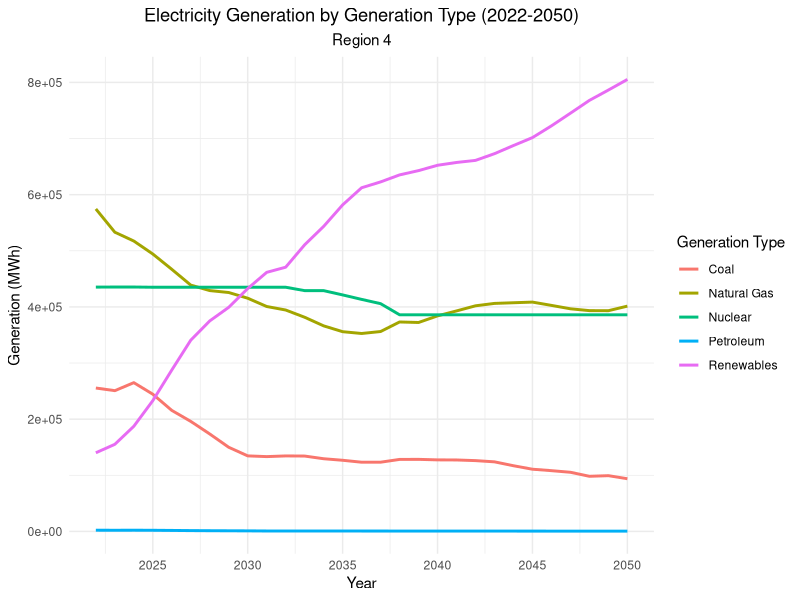
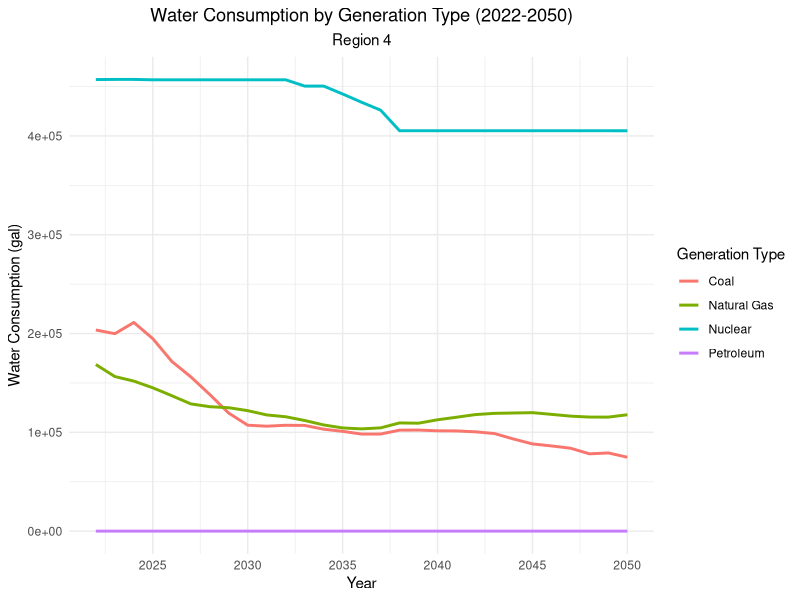
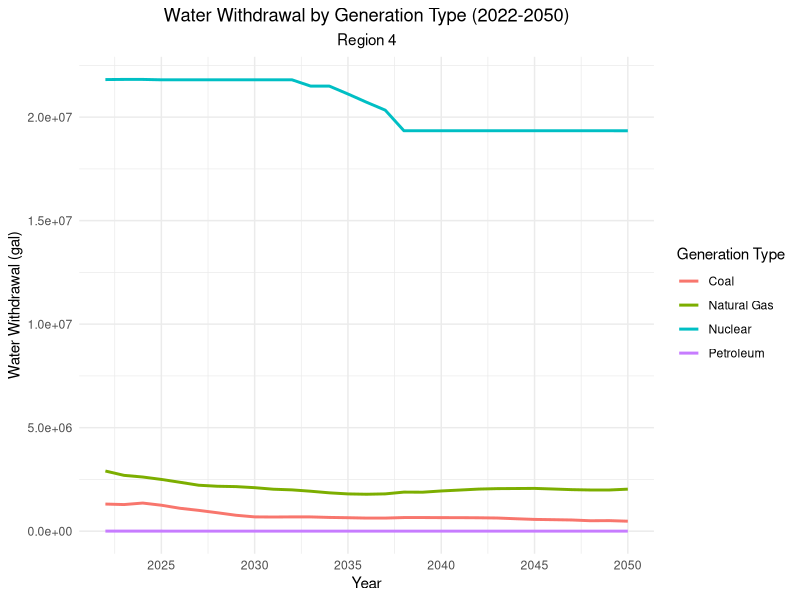
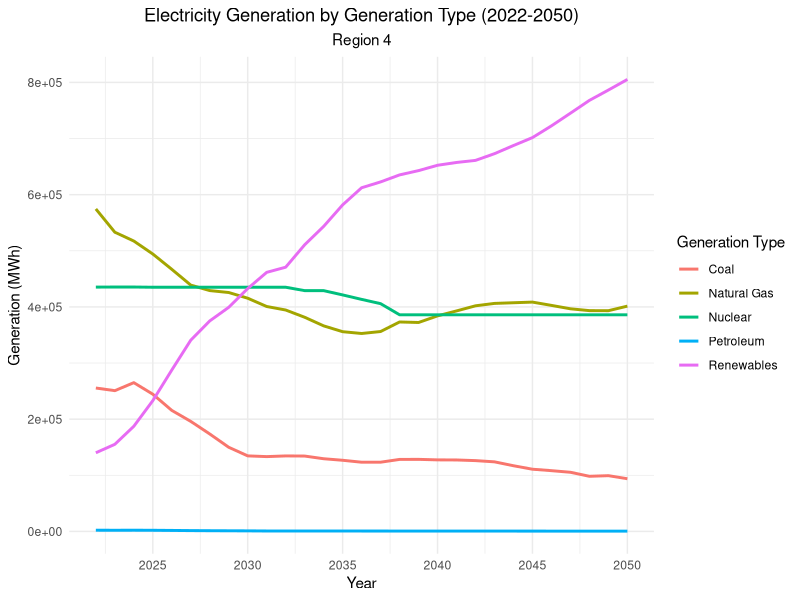
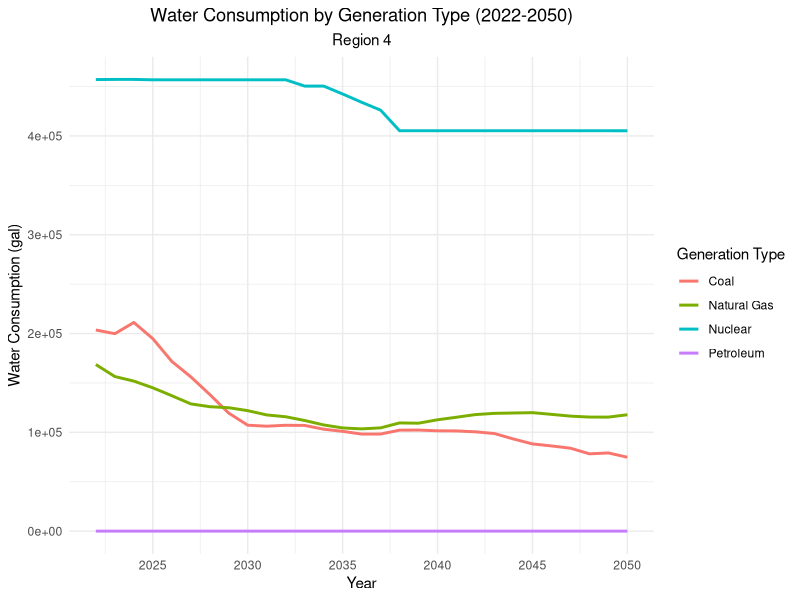
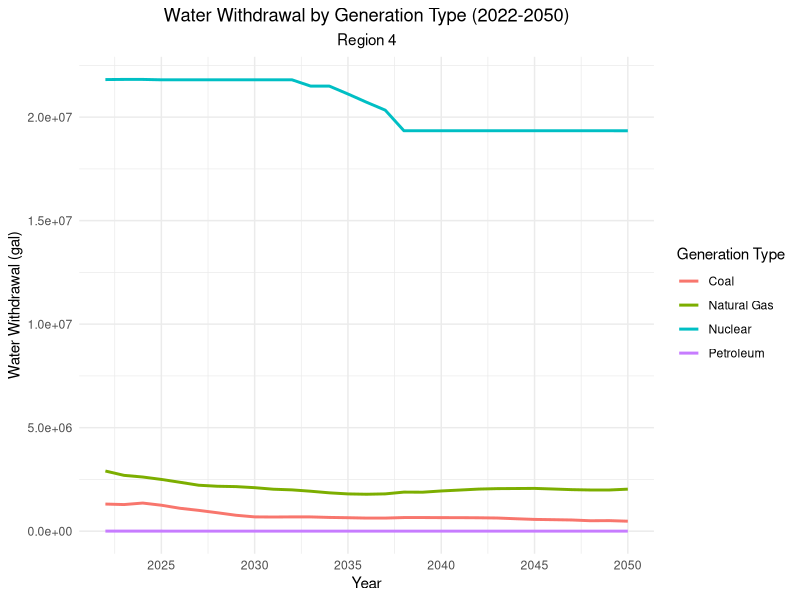

These figures' R source, in order:
# Load required libraries
library(readxl)
library(tidyr)
library(dplyr)
library(ggplot2)

# Copy the file path to the folder where your data is
setwd("/Users/nrg/Desktop/University/Spring 2025/CE 4470 - Water for Energy/Term Project/Data")

### FIGURE 1: Electricity Generation by Generation Type (2022-2050)

# Read the processed electricity generation data
# Change the file name if needed; ie, Region1, National, etc.
prod <- read_excel("Processed_Ref_AEOEnergyProduction_Region4.xlsx")

# Reshape from wide to long format
prod_long <- prod %>% 
  pivot_longer(cols = -Generation_Type, names_to = "Year", values_to = "Generation_MWh") %>%
  mutate(Year = as.numeric(Year))

# Create the plot for generation (units in MWh)
p1 <- ggplot(prod_long, aes(x = Year, y = Generation_MWh, color = Generation_Type)) +
  geom_line(size = 1) +
  scale_x_continuous(
    limits = c(min(prod_long$Year), 2050),
    breaks = seq(2025, 2050, by = 5)
  ) +
  labs(
    title = "Electricity Generation by Generation Type (2022-2050)",
    subtitle = "Region 4",      # Adjust region as needed
    x = "Year",
    y = "Generation (MWh)",
    color = "Generation Type"
  ) +
  theme_minimal() +
  theme(
    plot.title = element_text(hjust = 0.5),      
    plot.subtitle = element_text(hjust = 0.5)
  )

print(p1)

### FIGURE 2: Water Consumption by Generation Type (2022-2050)

# Read Fleet Share and Water Consumption Factor data
# Change the file name if needed; ie, Region1, National, etc.
fleet <- read_excel("Fleet_Share_Region4.xlsx")
water_cons <- read_excel("Water_Consumption_Factors.xlsx")

# Reshape fleet data: assumes first column is "Generation_Type" and remaining columns are cooling technology shares
fleet_long <- fleet %>%
  pivot_longer(cols = -Generation_Type, names_to = "Cooling_Type", values_to = "Fleet_Share")
# Uncomment the next line if your fleet shares are in percentages (e.g., 25 for 25%)
fleet_long <- fleet_long %>% mutate(Fleet_Share = Fleet_Share / 100)

# Reshape water consumption factors data
water_cons_long <- water_cons %>%
  pivot_longer(cols = -Generation_Type, names_to = "Cooling_Type", values_to = "Water_Consumption_Factor")

# Merge fleet share with water consumption factors
fleet_water_cons <- inner_join(fleet_long, water_cons_long, by = c("Generation_Type", "Cooling_Type"))

# Join with production data by Generation_Type
prod_fleet <- inner_join(prod_long, fleet_water_cons, by = "Generation_Type")

# Adjust fleet shares for years >= 2040 (phase out once-through cooling)
prod_fleet <- prod_fleet %>% 
  group_by(Generation_Type, Year) %>%
  mutate(
    OnceShare = if (any(Cooling_Type == "Once-through")) {
      Fleet_Share[Cooling_Type == "Once-through"][1]
    } else { 0 },
    Adjusted_Fleet_Share = case_when(
      Year >= 2040 & Cooling_Type == "Once-through" ~ 0,
      Year >= 2040 & Cooling_Type == "Wet Tower"    ~ Fleet_Share + OnceShare,
      TRUE ~ Fleet_Share
    )
  ) %>%
  ungroup()

# Calculate water consumption (in gal)
prod_fleet <- prod_fleet %>%
  mutate(Water_Consumption = Generation_MWh * Adjusted_Fleet_Share * Water_Consumption_Factor)

# Sum over cooling types for each Generation_Type and Year
water_consumption_total <- prod_fleet %>%
  group_by(Generation_Type, Year) %>%
  summarise(Total_Water_Consumption = sum(Water_Consumption, na.rm = TRUE)) %>%
  ungroup()

# Omit renewables from the consumption figure
water_consumption_total_no_renew <- water_consumption_total %>%
  filter(Generation_Type != "Renewables")

# Create the water consumption plot (units in gal)
p2 <- ggplot(water_consumption_total_no_renew, 
             aes(x = Year, y = Total_Water_Consumption, color = Generation_Type)) +
  geom_line(size = 1) +
  scale_x_continuous(
    limits = c(min(water_consumption_total_no_renew$Year), 2050),
    breaks = seq(2025, 2050, by = 5)
  ) +
  labs(
    title = "Water Consumption by Generation Type (2022-2050)",
    subtitle = "Region 4",      # Adjust region as needed
    x = "Year",
    y = "Water Consumption (gal)",
    color = "Generation Type"
  ) +
  theme_minimal() +
  theme(
    plot.title = element_text(hjust = 0.5),
    plot.subtitle = element_text(hjust = 0.5)
  )

print(p2)

### FIGURE 3: Water Withdrawal by Generation Type (2022-2050)

# Read Water Withdrawal Factors
water_withdraw <- read_excel("Water_Withdrawal_Factors.xlsx")

# Reshape water withdrawal factors data
water_withdraw_long <- water_withdraw %>%
  pivot_longer(cols = -Generation_Type, names_to = "Cooling_Type", values_to = "Water_Withdrawal_Factor")

# Merge fleet share with water withdrawal factors
fleet_water_withdraw <- inner_join(fleet_long, water_withdraw_long, by = c("Generation_Type", "Cooling_Type"))

# Join with production data by Generation_Type
prod_fleet_withdraw <- inner_join(prod_long, fleet_water_withdraw, by = "Generation_Type")

# Adjust fleet shares for years >= 2040
prod_fleet_withdraw <- prod_fleet_withdraw %>% 
  group_by(Generation_Type, Year) %>%
  mutate(
    OnceShare = if (any(Cooling_Type == "Once-through")) {
      Fleet_Share[Cooling_Type == "Once-through"][1]
    } else { 0 },
    Adjusted_Fleet_Share = case_when(
      Year >= 2040 & Cooling_Type == "Once-through" ~ 0,
      Year >= 2040 & Cooling_Type == "Wet Tower"    ~ Fleet_Share + OnceShare,
      TRUE ~ Fleet_Share
    )
  ) %>%
  ungroup()

# Calculate water withdrawal (in gal)
prod_fleet_withdraw <- prod_fleet_withdraw %>%
  mutate(Water_Withdrawal = Generation_MWh * Adjusted_Fleet_Share * Water_Withdrawal_Factor)

# Sum over cooling types for each Generation_Type and Year
water_withdrawal_total <- prod_fleet_withdraw %>%
  group_by(Generation_Type, Year) %>%
  summarise(Total_Water_Withdrawal = sum(Water_Withdrawal, na.rm = TRUE)) %>%
  ungroup()

# Omit renewables from the withdrawal figure
water_withdrawal_total_no_renew <- water_withdrawal_total %>%
  filter(Generation_Type != "Renewables")

# Create the water withdrawal plot (units in gal)
p3 <- ggplot(water_withdrawal_total_no_renew, 
             aes(x = Year, y = Total_Water_Withdrawal, color = Generation_Type)) +
  geom_line(size = 1) +
  scale_x_continuous(
    limits = c(min(water_withdrawal_total_no_renew$Year), 2050),
    breaks = seq(2025, 2050, by = 5)
  ) +
  labs(
    title = "Water Withdrawal by Generation Type (2022-2050)",
    subtitle = "Region 4",      # Adjust region as needed
    x = "Year",
    y = "Water Withdrawal (gal)",
    color = "Generation Type"
  ) +
  theme_minimal() +
  theme(
    plot.title = element_text(hjust = 0.5),
    plot.subtitle = element_text(hjust = 0.5)
  )

print(p3)

### Exporting Figures as PNGs
###   Update name based on region
ggsave("Ref_Electricity_Generation_Region4.png", p1, dpi = 300, width = 8, height = 6, bg = "white")
ggsave("Ref_Water_Consumption_Region4.png", p2, dpi = 300, width = 8, height = 6, bg = "white")
ggsave("Ref_Water_Withdrawal_Region4.png", p3, dpi = 300, width = 8, height = 6, bg = "white")


